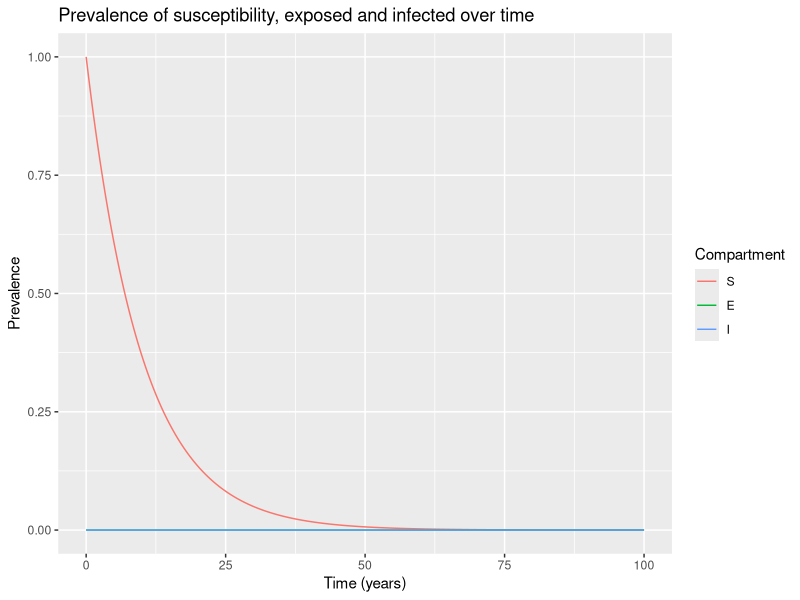

Generate this figure with R:
# LOAD THE PACKAGES:
library(deSolve)
library(reshape2)
library(ggplot2)

# MODEL INPUTS:

# Vector storing the initial number of animals in each compartment (at timestep 0)
initial_state_values <- c(S = 7900000,  # the whole population we are modelling is susceptible to infection
                          E = 1, 
                          I = 1)       

# Vector storing the parameters describing the transition rates in units of days^-1
parameters <- c(beta = 0.4,     # the infection rate in units of years^-1
                delta = 0.2,     # the latency period in units of years^-1
                u = 0.4,#death rate
                a = 0.3, #cull due to infection
                b = 0.3) # birth rate

# TIMESTEPS:

# Vector storing the sequence of timesteps to solve the model at
times <- seq(from = 0, to = 100, by = 1/365)   # from 0 to 100 years in daily intervals

# SEID MODEL FUNCTION: 

# The model function takes as input arguments (in the following order): time, state and parameters
seid_model <- function(time, state, parameters) {  
  
  with(as.list(c(state, parameters)), {  # tell R to unpack variable names from the state and parameters inputs
    
    N <- S + E + I
    lambda <- beta * E/N
    
    # The differential equations
    dS <- -lambda * S - u * S + b * N            
    dE <- lambda * S - delta * E - u * E 
    dI <- delta * E - a * I - u * I
    
    # Return the number of animals in the S, E and I compartments at each timestep 
    # (in the same order as the input state variables)
    return(list(c(dS, dE, dI))) 
  })
  
}

# MODEL OUTPUT (solving the differential equations):

# Solving the differential equations using the ode integration algorithm
output <- as.data.frame(ode(y = initial_state_values, 
                            times = times, 
                            func = seid_model,
                            parms = parameters))

output_long <- melt(as.data.frame(output), id = "time")                  # turn output dataset into long format

# Adding a column for the prevalence proportion to the long-format output
output_long$prevalence <- output_long$value/sum(initial_state_values)

# Plot the prevalence proportion
ggplot(data = output_long,                                               # specify object containing data to plot
       aes(x = time, y = prevalence, colour = variable, group = variable)) +  # assign columns to axes and groups
  geom_line() +                                                          # represent data as lines
  xlab("Time (years)")+                                                   # add label for x axis
  ylab("Prevalence") +                                      # add label for y axis
  labs(colour = "Compartment",                                           # add legend title
       title = "Prevalence of susceptibility, exposed and infected over time")   # add plot title

#R0= beta/(a+u) * (delta+u)/u
